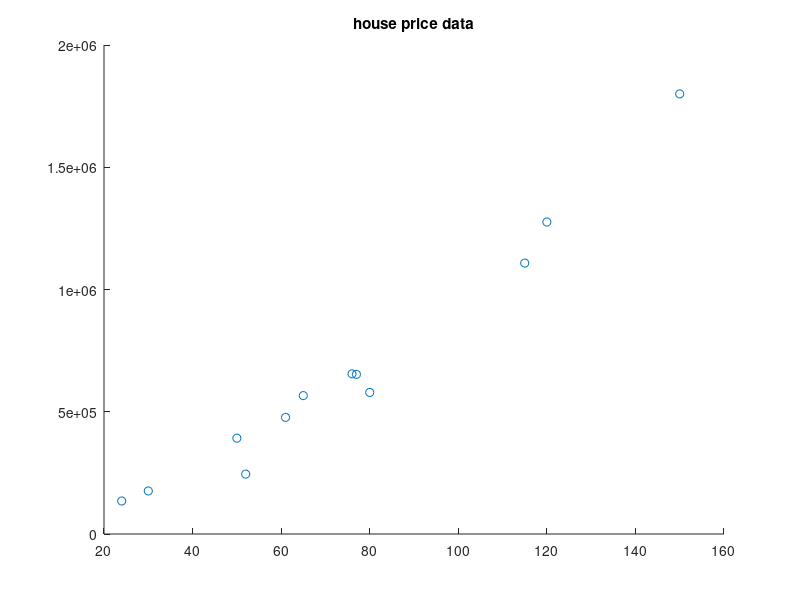
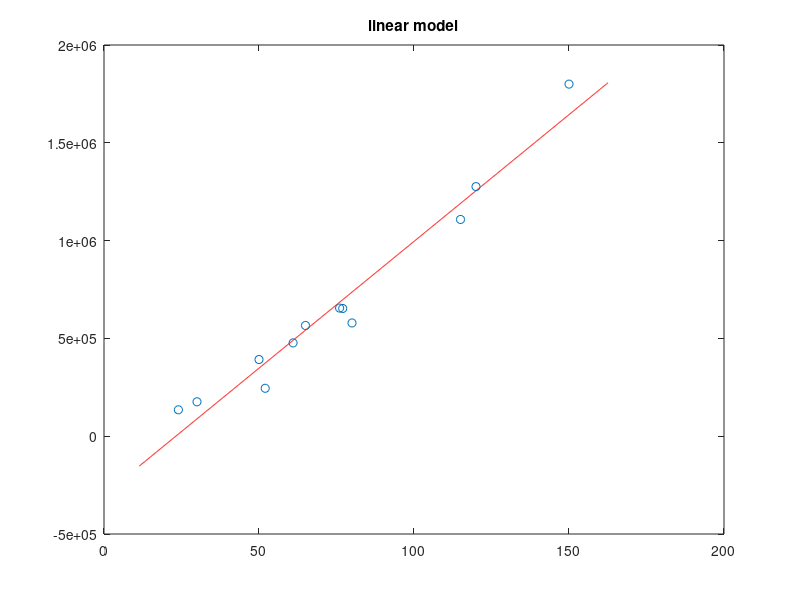
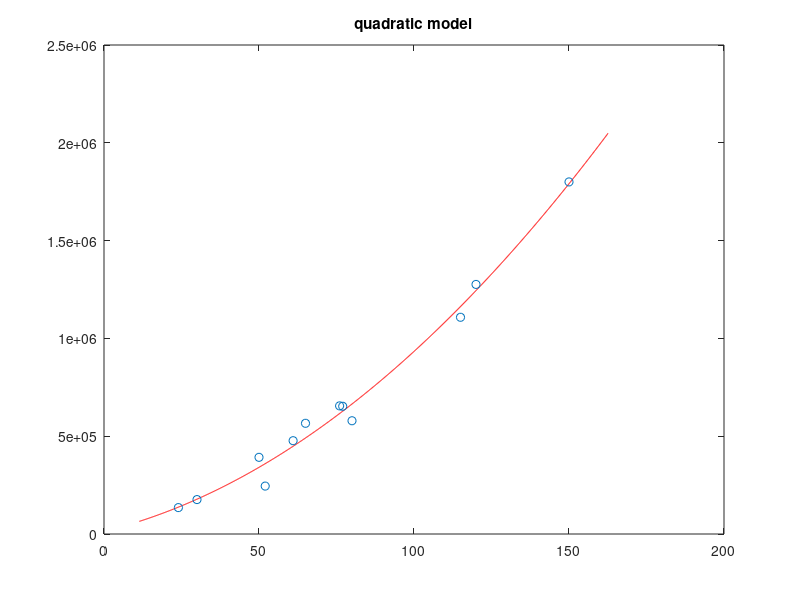
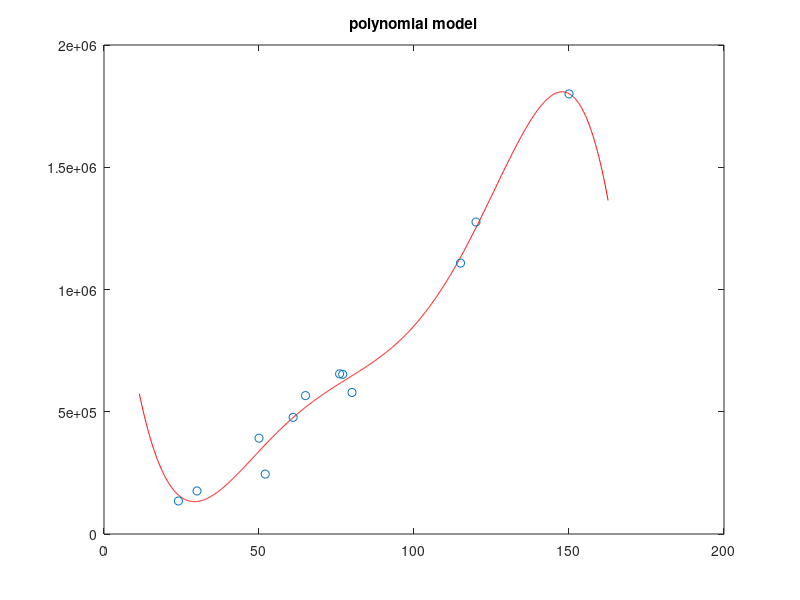

MATLAB code for these plots, in order:
close all;
clear all;
clc;

%% Exercise 3

% training data
floorArea = [50,52,24,150,80,76,77,120,115,65,61,30];
prices = [392000,245000,135000,1800000,579000,655000,653000,1276000,1108000,566000,477000,176000];
N = size(floorArea,2); % number of train samples

% % normaliza data
% floorArea = (floorArea - min(floorArea)) / (max(floorArea) - min(floorArea));
% prices = (prices - min(prices)) / (max(prices) - min(prices));

% plot data
figure;
scatter(floorArea, prices);
title('house price data');

%% linear model

F2 = [ones(size(floorArea,2),1), floorArea'];
Y = prices';

theta1 = inv(F2'*F2)*F2'*Y;
J1 = sum( (Y-F2*theta1).^2 ,1 ) / 2

% plot fit
figure;
floorsModel = (-0.1:0.001:1.1) * (max(floorArea)-min(floorArea)) + min(floorArea);
F1Model = [ones(size(floorsModel,2),1), floorsModel'];
pricesModel1 = F1Model*theta1;
plot(floorsModel,pricesModel1,'r');
hold on;
scatter(floorArea, prices);
title('linear model');

%% quadratic model

F2 = repmat( floorArea', [1 3] ) .^ (ones(N,1) * (0:2));
Y = prices';

theta2 = inv(F2'*F2)*F2'*Y;
J2 = sum( (Y-F2*theta2).^2 ,1 ) / 2

% plot fit
figure;
floorsModel = (-0.1:0.001:1.1) * (max(floorArea)-min(floorArea)) + min(floorArea);
F2Model = repmat( floorsModel', [1 3] ) .^ (ones(size(floorsModel')) * (0:2));
pricesModel2 = F2Model*theta2;
plot(floorsModel,pricesModel2,'r');
hold on;
scatter(floorArea, prices);
title('quadratic model');

%% polynomial model

degree = 5;
F3 = repmat( floorArea', [1 degree+1] ) .^ (ones(N,1) * (0:degree));
Y = prices';

theta3 = inv(F3'*F3)*F3'*Y;
J3 = sum( (Y-F3*theta3).^2 ,1 ) / 2

% plot fit
figure;
floorsModel = (-0.1:0.001:1.1) * (max(floorArea)-min(floorArea)) + min(floorArea);
F3Model = repmat( floorsModel', [1 degree+1] ) .^ (ones(size(floorsModel')) * (0:degree));
pricesModel3 = F3Model*theta3;
plot(floorsModel,pricesModel3,'r');
hold on;
scatter(floorArea, prices);
title('polynomial model');



